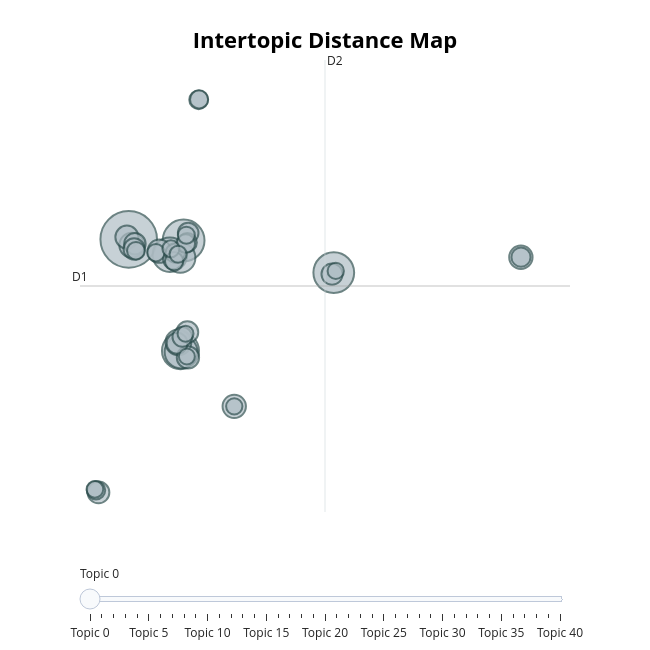

Source (notebook cell):
### Markdown cell above
### 8.3 Topic similarity map (intertopic distance)

### Code cell
topic_model.visualize_topics(custom_labels=True)

### Figure 1 — Plotly figure (JSON) as saved in the notebook; plotly's stock layout.template omitted (floating-point values rounded to 4 significant figures)
{"data": [{"customdata": [[0, "Block Threads", 264], [1, "Democrats Vote", 144], [2, "Medicare Oz", 137], [3, "Ukraine Russia", 113], [4, "Education Secretary", 98], [5, "Da La", 89], [6, "Trump Picks", 75], [7, "Mace Nancy", 55], [8, "News Number", 51], [9, "Musk Elon", 45], [10, "Aid Petty", 45], [11, "Sex Agencies", 45], [12, "Bluesky Follow", 44], [13, "Gaza Israel", 41], [14, "Bathroom Using", 39], [15, "Book Books", 39], [16, "Thread Entry", 38], [17, "Rfk Jr", 37], [18, "Maga Carefully", 37], [19, "Joe Mika", 36], [20, "Mental World", 35], [21, "Gaetz Matt", 34], [22, "Football Signed", 32], [23, "Appointees Candidates", 31], [24, "Nice Fascism", 30], [25, "Christmas Park", 30], [26, "Climate Fuel", 29], [27, "Democracy Dictator", 29], [28, "Trans Cis", 28], [29, "Biden Immunity", 28], [30, "Farmers Products", 27], [31, "Bible Religious", 26], [32, "Judges Justice", 25], [33, "Deportation Double", 24], [34, "Age Democracy", 24], [35, "Tv Reality", 24], [36, "Black White", 23], [37, "Dr Doctors", 22], [38, "Rocket Spacex", 22], [39, "Celebrity Missing", 21], [40, "Military Challenge", 21]], "hovertemplate": "<b>Topic %{customdata[0]}</b><br>%{customdata[1]}<br>Size: %{customdata[2]}", "legendgroup": "", "marker": {"color": "#B0BEC5", "line": {"color": "DarkSlateGrey", "width": 2}, "size": [264, 144, 137, 113, 98, 89, 75, 55, 51, 45, 45, 45, 44, 41, 39, 39, 38, 37, 37, 36, 35, 34, 32, 31, 30, 30, 29, 29, 28, 28, 27, 26, 25, 24, 24, 24, 23, 22, 22, 21, 21], "sizemode": "area", "sizeref": 0.165, "symbol": "circle"}, "mode": "markers", "name": "", "orientation": "v", "showlegend": false, "type": "scatter", "x": [-4.562, -0.7424, 9.709, -0.9601, -1.697, -0.9191, -0.9725, -1.106, -4.348, 2.782, 22.73, -2.431, -4.688, -0.4406, -6.667, -0.4802, -4.13, 9.588, -4.186, -1.196, -0.4238, -1.467, -0.8305, -1.326, -0.4841, 22.74, 0.3031, -0.5962, -6.841, -1.402, 0.3355, -4.06, -2.671, -1.626, -0.5511, -1.125, -6.915, 9.847, 2.783, -0.607, -0.5156], "xaxis": "x", "y": [9.831, 9.744, 7.165, 0.9033, 8.601, 0.8029, 8.357, 1.567, 9.368, -3.557, 8.4, 8.884, 10.01, 0.3667, -10.46, 2.387, 9.484, 7.044, 9.063, 1.498, 10.34, 8.255, 2.011, 8.738, 9.584, 8.405, 21.02, 9.495, -10.29, 8.07, 21.05, 8.915, 8.763, 9.074, 10.17, 8.641, -10.21, 7.303, -3.559, 2.267, 0.4385], "yaxis": "y"}], "layout": {"annotations": [{"showarrow": false, "text": "D1", "x": -7.953, "y": 6.091, "yshift": 10}, {"showarrow": false, "text": "D2", "x": 9.098, "xshift": 10, "y": 24.21}], "height": 650, "hoverlabel": {"bgcolor": "white", "font": {"family": "Rockwell", "size": 16}}, "legend": {"itemsizing": "constant", "tracegroupgap": 0}, "margin": {"t": 60}, "shapes": [{"line": {"color": "#CFD8DC", "width": 2}, "type": "line", "x0": 9.098, "x1": 9.098, "y0": -12.03, "y1": 24.21}, {"line": {"color": "#9E9E9E", "width": 2}, "type": "line", "x0": -7.953, "x1": 26.15, "y0": 6.091, "y1": 6.091}], "sliders": [{"active": 0, "pad": {"t": 50}, "steps": [{"args": [{"marker.color": [["red", "#B0BEC5", "#B0BEC5", "#B0BEC5", "#B0BEC5", "#B0BEC5", "#B0BEC5", "#B0BEC5", "#B0BEC5", "#B0BEC5", "#B0BEC5", "#B0BEC5", "#B0BEC5", "#B0BEC5", "#B0BEC5", "#B0BEC5", "#B0BEC5", "#B0BEC5", "#B0BEC5", "#B0BEC5", "#B0BEC5", "#B0BEC5", "#B0BEC5", "#B0BEC5", "#B0BEC5", "#B0BEC5", "#B0BEC5", "#B0BEC5", "#B0BEC5", "#B0BEC5", "#B0BEC5", "#B0BEC5", "#B0BEC5", "#B0BEC5", "#B0BEC5", "#B0BEC5", "#B0BEC5", "#B0BEC5", "#B0BEC5", "#B0BEC5", "#B0BEC5"]]}], "label": "Topic 0", "method": "update"}, {"args": [{"marker.color": [["#B0BEC5", "red", "#B0BEC5", "#B0BEC5", "#B0BEC5", "#B0BEC5", "#B0BEC5", "#B0BEC5", "#B0BEC5", "#B0BEC5", "#B0BEC5", "#B0BEC5", "#B0BEC5", "#B0BEC5", "#B0BEC5", "#B0BEC5", "#B0BEC5", "#B0BEC5", "#B0BEC5", "#B0BEC5", "#B0BEC5", "#B0BEC5", "#B0BEC5", "#B0BEC5", "#B0BEC5", "#B0BEC5", "#B0BEC5", "#B0BEC5", "#B0BEC5", "#B0BEC5", "#B0BEC5", "#B0BEC5", "#B0BEC5", "#B0BEC5", "#B0BEC5", "#B0BEC5", "#B0BEC5", "#B0BEC5", "#B0BEC5", "#B0BEC5", "#B0BEC5"]]}], "label": "Topic 1", "method": "update"}, {"args": [{"marker.color": [["#B0BEC5", "#B0BEC5", "red", "#B0BEC5", "#B0BEC5", "#B0BEC5", "#B0BEC5", "#B0BEC5", "#B0BEC5", "#B0BEC5", "#B0BEC5", "#B0BEC5", "#B0BEC5", "#B0BEC5", "#B0BEC5", "#B0BEC5", "#B0BEC5", "#B0BEC5", "#B0BEC5", "#B0BEC5", "#B0BEC5", "#B0BEC5", "#B0BEC5", "#B0BEC5", "#B0BEC5", "#B0BEC5", "#B0BEC5", "#B0BEC5", "#B0BEC5", "#B0BEC5", "#B0BEC5", "#B0BEC5", "#B0BEC5", "#B0BEC5", "#B0BEC5", "#B0BEC5", "#B0BEC5", "#B0BEC5", "#B0BEC5", "#B0BEC5", "#B0BEC5"]]}], "label": "Topic 2", "method": "update"}, {"args": [{"marker.color": [["#B0BEC5", "#B0BEC5", "#B0BEC5", "red", "#B0BEC5", "#B0BEC5", "#B0BEC5", "#B0BEC5", "#B0BEC5", "#B0BEC5", "#B0BEC5", "#B0BEC5", "#B0BEC5", "#B0BEC5", "#B0BEC5", "#B0BEC5", "#B0BEC5", "#B0BEC5", "#B0BEC5", "#B0BEC5", "#B0BEC5", "#B0BEC5", "#B0BEC5", "#B0BEC5", "#B0BEC5", "#B0BEC5", "#B0BEC5", "#B0BEC5", "#B0BEC5", "#B0BEC5", "#B0BEC5", "#B0BEC5", "#B0BEC5", "#B0BEC5", "#B0BEC5", "#B0BEC5", "#B0BEC5", "#B0BEC5", "#B0BEC5", "#B0BEC5", "#B0BEC5"]]}], "label": "Topic 3", "method": "update"}, {"args": [{"marker.color": [["#B0BEC5", "#B0BEC5", "#B0BEC5", "#B0BEC5", "red", "#B0BEC5", "#B0BEC5", "#B0BEC5", "#B0BEC5", "#B0BEC5", "#B0BEC5", "#B0BEC5", "#B0BEC5", "#B0BEC5", "#B0BEC5", "#B0BEC5", "#B0BEC5", "#B0BEC5", "#B0BEC5", "#B0BEC5", "#B0BEC5", "#B0BEC5", "#B0BEC5", "#B0BEC5", "#B0BEC5", "#B0BEC5", "#B0BEC5", "#B0BEC5", "#B0BEC5", "#B0BEC5", "#B0BEC5", "#B0BEC5", "#B0BEC5", "#B0BEC5", "#B0BEC5", "#B0BEC5", "#B0BEC5", "#B0BEC5", "#B0BEC5", "#B0BEC5", "#B0BEC5"]]}], "label": "Topic 4", "method": "update"}, {"args": [{"marker.color": [["#B0BEC5", "#B0BEC5", "#B0BEC5", "#B0BEC5", "#B0BEC5", "red", "#B0BEC5", "#B0BEC5", "#B0BEC5", "#B0BEC5", "#B0BEC5", "#B0BEC5", "#B0BEC5", "#B0BEC5", "#B0BEC5", "#B0BEC5", "#B0BEC5", "#B0BEC5", "#B0BEC5", "#B0BEC5", "#B0BEC5", "#B0BEC5", "#B0BEC5", "#B0BEC5", "#B0BEC5", "#B0BEC5", "#B0BEC5", "#B0BEC5", "#B0BEC5", "#B0BEC5", "#B0BEC5", "#B0BEC5", "#B0BEC5", "#B0BEC5", "#B0BEC5", "#B0BEC5", "#B0BEC5", "#B0BEC5", "#B0BEC5", "#B0BEC5", "#B0BEC5"]]}], "label": "Topic 5", "method": "update"}, {"args": [{"marker.color": [["#B0BEC5", "#B0BEC5", "#B0BEC5", "#B0BEC5", "#B0BEC5", "#B0BEC5", "red", "#B0BEC5", "#B0BEC5", "#B0BEC5", "#B0BEC5", "#B0BEC5", "#B0BEC5", "#B0BEC5", "#B0BEC5", "#B0BEC5", "#B0BEC5", "#B0BEC5", "#B0BEC5", "#B0BEC5", "#B0BEC5", "#B0BEC5", "#B0BEC5", "#B0BEC5", "#B0BEC5", "#B0BEC5", "#B0BEC5", "#B0BEC5", "#B0BEC5", "#B0BEC5", "#B0BEC5", "#B0BEC5", "#B0BEC5", "#B0BEC5", "#B0BEC5", "#B0BEC5", "#B0BEC5", "#B0BEC5", "#B0BEC5", "#B0BEC5", "#B0BEC5"]]}], "label": "Topic 6", "method": "update"}, {"args": [{"marker.color": [["#B0BEC5", "#B0BEC5", "#B0BEC5", "#B0BEC5", "#B0BEC5", "#B0BEC5", "#B0BEC5", "red", "#B0BEC5", "#B0BEC5", "#B0BEC5", "#B0BEC5", "#B0BEC5", "#B0BEC5", "#B0BEC5", "#B0BEC5", "#B0BEC5", "#B0BEC5", "#B0BEC5", "#B0BEC5", "#B0BEC5", "#B0BEC5", "#B0BEC5", "#B0BEC5", "#B0BEC5", "#B0BEC5", "#B0BEC5", "#B0BEC5", "#B0BEC5", "#B0BEC5", "#B0BEC5", "#B0BEC5", "#B0BEC5", "#B0BEC5", "#B0BEC5", "#B0BEC5", "#B0BEC5", "#B0BEC5", "#B0BEC5", "#B0BEC5", "#B0BEC5"]]}], "label": "Topic 7", "method": "update"}, {"args": [{"marker.color": [["#B0BEC5", "#B0BEC5", "#B0BEC5", "#B0BEC5", "#B0BEC5", "#B0BEC5", "#B0BEC5", "#B0BEC5", "red", "#B0BEC5", "#B0BEC5", "#B0BEC5", "#B0BEC5", "#B0BEC5", "#B0BEC5", "#B0BEC5", "#B0BEC5", "#B0BEC5", "#B0BEC5", "#B0BEC5", "#B0BEC5", "#B0BEC5", "#B0BEC5", "#B0BEC5", "#B0BEC5", "#B0BEC5", "#B0BEC5", "#B0BEC5", "#B0BEC5", "#B0BEC5", "#B0BEC5", "#B0BEC5", "#B0BEC5", "#B0BEC5", "#B0BEC5", "#B0BEC5", "#B0BEC5", "#B0BEC5", "#B0BEC5", "#B0BEC5", "#B0BEC5"]]}], "label": "Topic 8", "method": "update"}, {"args": [{"marker.color": [["#B0BEC5", "#B0BEC5", "#B0BEC5", "#B0BEC5", "#B0BEC5", "#B0BEC5", "#B0BEC5", "#B0BEC5", "#B0BEC5", "red", "#B0BEC5", "#B0BEC5", "#B0BEC5", "#B0BEC5", "#B0BEC5", "#B0BEC5", "#B0BEC5", "#B0BEC5", "#B0BEC5", "#B0BEC5", "#B0BEC5", "#B0BEC5", "#B0BEC5", "#B0BEC5", "#B0BEC5", "#B0BEC5", "#B0BEC5", "#B0BEC5", "#B0BEC5", "#B0BEC5", "#B0BEC5", "#B0BEC5", "#B0BEC5", "#B0BEC5", "#B0BEC5", "#B0BEC5", "#B0BEC5", "#B0BEC5", "#B0BEC5", "#B0BEC5", "#B0BEC5"]]}], "label": "Topic 9", "method": "update"}, {"args": [{"marker.color": [["#B0BEC5", "#B0BEC5", "#B0BEC5", "#B0BEC5", "#B0BEC5", "#B0BEC5", "#B0BEC5", "#B0BEC5", "#B0BEC5", "#B0BEC5", "red", "#B0BEC5", "#B0BEC5", "#B0BEC5", "#B0BEC5", "#B0BEC5", "#B0BEC5", "#B0BEC5", "#B0BEC5", "#B0BEC5", "#B0BEC5", "#B0BEC5", "#B0BEC5", "#B0BEC5", "#B0BEC5", "#B0BEC5", "#B0BEC5", "#B0BEC5", "#B0BEC5", "#B0BEC5", "#B0BEC5", "#B0BEC5", "#B0BEC5", "#B0BEC5", "#B0BEC5", "#B0BEC5", "#B0BEC5", "#B0BEC5", "#B0BEC5", "#B0BEC5", "#B0BEC5"]]}], "label": "Topic 10", "method": "update"}, {"args": [{"marker.color": [["#B0BEC5", "#B0BEC5", "#B0BEC5", "#B0BEC5", "#B0BEC5", "#B0BEC5", "#B0BEC5", "#B0BEC5", "#B0BEC5", "#B0BEC5", "#B0BEC5", "red", "#B0BEC5", "#B0BEC5", "#B0BEC5", "#B0BEC5", "#B0BEC5", "#B0BEC5", "#B0BEC5", "#B0BEC5", "#B0BEC5", "#B0BEC5", "#B0BEC5", "#B0BEC5", "#B0BEC5", "#B0BEC5", "#B0BEC5", "#B0BEC5", "#B0BEC5", "#B0BEC5", "#B0BEC5", "#B0BEC5", "#B0BEC5", "#B0BEC5", "#B0BEC5", "#B0BEC5", "#B0BEC5", "#B0BEC5", "#B0BEC5", "#B0BEC5", "#B0BEC5"]]}], "label": "Topic 11", "method": "update"}, {"args": [{"marker.color": [["#B0BEC5", "#B0BEC5", "#B0BEC5", "#B0BEC5", "#B0BEC5", "#B0BEC5", "#B0BEC5", "#B0BEC5", "#B0BEC5", "#B0BEC5", "#B0BEC5", "#B0BEC5", "red", "#B0BEC5", "#B0BEC5", "#B0BEC5", "#B0BEC5", "#B0BEC5", "#B0BEC5", "#B0BEC5", "#B0BEC5", "#B0BEC5", "#B0BEC5", "#B0BEC5", "#B0BEC5", "#B0BEC5", "#B0BEC5", "#B0BEC5", "#B0BEC5", "#B0BEC5", "#B0BEC5", "#B0BEC5", "#B0BEC5", "#B0BEC5", "#B0BEC5", "#B0BEC5", "#B0BEC5", "#B0BEC5", "#B0BEC5", "#B0BEC5", "#B0BEC5"]]}], "label": "Topic 12", "method": "update"}, {"args": [{"marker.color": [["#B0BEC5", "#B0BEC5", "#B0BEC5", "#B0BEC5", "#B0BEC5", "#B0BEC5", "#B0BEC5", "#B0BEC5", "#B0BEC5", "#B0BEC5", "#B0BEC5", "#B0BEC5", "#B0BEC5", "red", "#B0BEC5", "#B0BEC5", "#B0BEC5", "#B0BEC5", "#B0BEC5", "#B0BEC5", "#B0BEC5", "#B0BEC5", "#B0BEC5", "#B0BEC5", "#B0BEC5", "#B0BEC5", "#B0BEC5", "#B0BEC5", "#B0BEC5", "#B0BEC5", "#B0BEC5", "#B0BEC5", "#B0BEC5", "#B0BEC5", "#B0BEC5", "#B0BEC5", "#B0BEC5", "#B0BEC5", "#B0BEC5", "#B0BEC5", "#B0BEC5"]]}], "label": "Topic 13", "method": "update"}, {"args": [{"marker.color": [["#B0BEC5", "#B0BEC5", "#B0BEC5", "#B0BEC5", "#B0BEC5", "#B0BEC5", "#B0BEC5", "#B0BEC5", "#B0BEC5", "#B0BEC5", "#B0BEC5", "#B0BEC5", "#B0BEC5", "#B0BEC5", "red", "#B0BEC5", "#B0BEC5", "#B0BEC5", "#B0BEC5", "#B0BEC5", "#B0BEC5", "#B0BEC5", "#B0BEC5", "#B0BEC5", "#B0BEC5", "#B0BEC5", "#B0BEC5", "#B0BEC5", "#B0BEC5", "#B0BEC5", "#B0BEC5", "#B0BEC5", "#B0BEC5", "#B0BEC5", "#B0BEC5", "#B0BEC5", "#B0BEC5", "#B0BEC5", "#B0BEC5", "#B0BEC5", "#B0BEC5"]]}], "label": "Topic 14", "method": "update"}, {"args": [{"marker.color": [["#B0BEC5", "#B0BEC5", "#B0BEC5", "#B0BEC5", "#B0BEC5", "#B0BEC5", "#B0BEC5", "#B0BEC5", "#B0BEC5", "#B0BEC5", "#B0BEC5", "#B0BEC5", "#B0BEC5", "#B0BEC5", "#B0BEC5", "red", "#B0BEC5", "#B0BEC5", "#B0BEC5", "#B0BEC5", "#B0BEC5", "#B0BEC5", "#B0BEC5", "#B0BEC5", "#B0BEC5", "#B0BEC5", "#B0BEC5", "#B0BEC5", "#B0BEC5", "#B0BEC5", "#B0BEC5", "#B0BEC5", "#B0BEC5", "#B0BEC5", "#B0BEC5", "#B0BEC5", "#B0BEC5", "#B0BEC5", "#B0BEC5", "#B0BEC5", "#B0BEC5"]]}], "label": "Topic 15", "method": "update"}, {"args": [{"marker.color": [["#B0BEC5", "#B0BEC5", "#B0BEC5", "#B0BEC5", "#B0BEC5", "#B0BEC5", "#B0BEC5", "#B0BEC5", "#B0BEC5", "#B0BEC5", "#B0BEC5", "#B0BEC5", "#B0BEC5", "#B0BEC5", "#B0BEC5", "#B0BEC5", "red", "#B0BEC5", "#B0BEC5", "#B0BEC5", "#B0BEC5", "#B0BEC5", "#B0BEC5", "#B0BEC5", "#B0BEC5", "#B0BEC5", "#B0BEC5", "#B0BEC5", "#B0BEC5", "#B0BEC5", "#B0BEC5", "#B0BEC5", "#B0BEC5", "#B0BEC5", "#B0BEC5", "#B0BEC5", "#B0BEC5", "#B0BEC5", "#B0BEC5", "#B0BEC5", "#B0BEC5"]]}], "label": "Topic 16", "method": "update"}, {"args": [{"marker.color": [["#B0BEC5", "#B0BEC5", "#B0BEC5", "#B0BEC5", "#B0BEC5", "#B0BEC5", "#B0BEC5", "#B0BEC5", "#B0BEC5", "#B0BEC5", "#B0BEC5", "#B0BEC5", "#B0BEC5", "#B0BEC5", "#B0BEC5", "#B0BEC5", "#B0BEC5", "red", "#B0BEC5", "#B0BEC5", "#B0BEC5", "#B0BEC5", "#B0BEC5", "#B0BEC5", "#B0BEC5", "#B0BEC5", "#B0BEC5", "#B0BEC5", "#B0BEC5", "#B0BEC5", "#B0BEC5", "#B0BEC5", "#B0BEC5", "#B0BEC5", "#B0BEC5", "#B0BEC5", "#B0BEC5", "#B0BEC5", "#B0BEC5", "#B0BEC5", "#B0BEC5"]]}], "label": "Topic 17", "method": "update"}, {"args": [{"marker.color": [["#B0BEC5", "#B0BEC5", "#B0BEC5", "#B0BEC5", "#B0BEC5", "#B0BEC5", "#B0BEC5", "#B0BEC5", "#B0BEC5", "#B0BEC5", "#B0BEC5", "#B0BEC5", "#B0BEC5", "#B0BEC5", "#B0BEC5", "#B0BEC5", "#B0BEC5", "#B0BEC5", "red", "#B0BEC5", "#B0BEC5", "#B0BEC5", "#B0BEC5", "#B0BEC5", "#B0BEC5", "#B0BEC5", "#B0BEC5", "#B0BEC5", "#B0BEC5", "#B0BEC5", "#B0BEC5", "#B0BEC5", "#B0BEC5", "#B0BEC5", "#B0BEC5", "#B0BEC5", "#B0BEC5", "#B0BEC5", "#B0BEC5", "#B0BEC5", "#B0BEC5"]]}], "label": "Topic 18", "method": "update"}, {"args": [{"marker.color": [["#B0BEC5", "#B0BEC5", "#B0BEC5", "#B0BEC5", "#B0BEC5", "#B0BEC5", "#B0BEC5", "#B0BEC5", "#B0BEC5", "#B0BEC5", "#B0BEC5", "#B0BEC5", "#B0BEC5", "#B0BEC5", "#B0BEC5", "#B0BEC5", "#B0BEC5", "#B0BEC5", "#B0BEC5", "red", "#B0BEC5", "#B0BEC5", "#B0BEC5", "#B0BEC5", "#B0BEC5", "#B0BEC5", "#B0BEC5", "#B0BEC5", "#B0BEC5", "#B0BEC5", "#B0BEC5", "#B0BEC5", "#B0BEC5", "#B0BEC5", "#B0BEC5", "#B0BEC5", "#B0BEC5", "#B0BEC5", "#B0BEC5", "#B0BEC5", "#B0BEC5"]]}], "label": "Topic 19", "method": "update"}, {"args": [{"marker.color": [["#B0BEC5", "#B0BEC5", "#B0BEC5", "#B0BEC5", "#B0BEC5", "#B0BEC5", "#B0BEC5", "#B0BEC5", "#B0BEC5", "#B0BEC5", "#B0BEC5", "#B0BEC5", "#B0BEC5", "#B0BEC5", "#B0BEC5", "#B0BEC5", "#B0BEC5", "#B0BEC5", "#B0BEC5", "#B0BEC5", "red", "#B0BEC5", "#B0BEC5", "#B0BEC5", "#B0BEC5", "#B0BEC5", "#B0BEC5", "#B0BEC5", "#B0BEC5", "#B0BEC5", "#B0BEC5", "#B0BEC5", "#B0BEC5", "#B0BEC5", "#B0BEC5", "#B0BEC5", "#B0BEC5", "#B0BEC5", "#B0BEC5", "#B0BEC5", "#B0BEC5"]]}], "label": "Topic 20", "method": "update"}, {"args": [{"marker.color": [["#B0BEC5", "#B0BEC5", "#B0BEC5", "#B0BEC5", "#B0BEC5", "#B0BEC5", "#B0BEC5", "#B0BEC5", "#B0BEC5", "#B0BEC5", "#B0BEC5", "#B0BEC5", "#B0BEC5", "#B0BEC5", "#B0BEC5", "#B0BEC5", "#B0BEC5", "#B0BEC5", "#B0BEC5", "#B0BEC5", "#B0BEC5", "red", "#B0BEC5", "#B0BEC5", "#B0BEC5", "#B0BEC5", "#B0BEC5", "#B0BEC5", "#B0BEC5", "#B0BEC5", "#B0BEC5", "#B0BEC5", "#B0BEC5", "#B0BEC5", "#B0BEC5", "#B0BEC5", "#B0BEC5", "#B0BEC5", "#B0BEC5", "#B0BEC5", "#B0BEC5"]]}], "label": "Topic 21", "method": "update"}, {"args": [{"marker.color": [["#B0BEC5", "#B0BEC5", "#B0BEC5", "#B0BEC5", "#B0BEC5", "#B0BEC5", "#B0BEC5", "#B0BEC5", "#B0BEC5", "#B0BEC5", "#B0BEC5", "#B0BEC5", "#B0BEC5", "#B0BEC5", "#B0BEC5", "#B0BEC5", "#B0BEC5", "#B0BEC5", "#B0BEC5", "#B0BEC5", "#B0BEC5", "#B0BEC5", "red", "#B0BEC5", "#B0BEC5", "#B0BEC5", "#B0BEC5", "#B0BEC5", "#B0BEC5", "#B0BEC5", "#B0BEC5", "#B0BEC5", "#B0BEC5", "#B0BEC5", "#B0BEC5", "#B0BEC5", "#B0BEC5", "#B0BEC5", "#B0BEC5", "#B0BEC5", "#B0BEC5"]]}], "label": "Topic 22", "method": "update"}, {"args": [{"marker.color": [["#B0BEC5", "#B0BEC5", "#B0BEC5", "#B0BEC5", "#B0BEC5", "#B0BEC5", "#B0BEC5", "#B0BEC5", "#B0BEC5", "#B0BEC5", "#B0BEC5", "#B0BEC5", "#B0BEC5", "#B0BEC5", "#B0BEC5", "#B0BEC5", "#B0BEC5", "#B0BEC5", "#B0BEC5", "#B0BEC5", "#B0BEC5", "#B0BEC5", "#B0BEC5", "red", "#B0BEC5", "#B0BEC5", "#B0BEC5", "#B0BEC5", "#B0BEC5", "#B0BEC5", "#B0BEC5", "#B0BEC5", "#B0BEC5", "#B0BEC5", "#B0BEC5", "#B0BEC5", "#B0BEC5", "#B0BEC5", "#B0BEC5", "#B0BEC5", "#B0BEC5"]]}], "label": "Topic 23", "method": "update"}, {"args": [{"marker.color": [["#B0BEC5", "#B0BEC5", "#B0BEC5", "#B0BEC5", "#B0BEC5", "#B0BEC5", "#B0BEC5", "#B0BEC5", "#B0BEC5", "#B0BEC5", "#B0BEC5", "#B0BEC5", "#B0BEC5", "#B0BEC5", "#B0BEC5", "#B0BEC5", "#B0BEC5", "#B0BEC5", "#B0BEC5", "#B0BEC5", "#B0BEC5", "#B0BEC5", "#B0BEC5", "#B0BEC5", "red", "#B0BEC5", "#B0BEC5", "#B0BEC5", "#B0BEC5", "#B0BEC5", "#B0BEC5", "#B0BEC5", "#B0BEC5", "#B0BEC5", "#B0BEC5", "#B0BEC5", "#B0BEC5", "#B0BEC5", "#B0BEC5", "#B0BEC5", "#B0BEC5"]]}], "label": "Topic 24", "method": "update"}, {"args": [{"marker.color": [["#B0BEC5", "#B0BEC5", "#B0BEC5", "#B0BEC5", "#B0BEC5", "#B0BEC5", "#B0BEC5", "#B0BEC5", "#B0BEC5", "#B0BEC5", "#B0BEC5", "#B0BEC5", "#B0BEC5", "#B0BEC5", "#B0BEC5", "#B0BEC5", "#B0BEC5", "#B0BEC5", "#B0BEC5", "#B0BEC5", "#B0BEC5", "#B0BEC5", "#B0BEC5", "#B0BEC5", "#B0BEC5", "red", "#B0BEC5", "#B0BEC5", "#B0BEC5", "#B0BEC5", "#B0BEC5", "#B0BEC5", "#B0BEC5", "#B0BEC5", "#B0BEC5", "#B0BEC5", "#B0BEC5", "#B0BEC5", "#B0BEC5", "#B0BEC5", "#B0BEC5"]]}], "label": "Topic 25", "method": "update"}, {"args": [{"marker.color": [["#B0BEC5", "#B0BEC5", "#B0BEC5", "#B0BEC5", "#B0BEC5", "#B0BEC5", "#B0BEC5", "#B0BEC5", "#B0BEC5", "#B0BEC5", "#B0BEC5", "#B0BEC5", "#B0BEC5", "#B0BEC5", "#B0BEC5", "#B0BEC5", "#B0BEC5", "#B0BEC5", "#B0BEC5", "#B0BEC5", "#B0BEC5", "#B0BEC5", "#B0BEC5", "#B0BEC5", "#B0BEC5", "#B0BEC5", "red", "#B0BEC5", "#B0BEC5", "#B0BEC5", "#B0BEC5", "#B0BEC5", "#B0BEC5", "#B0BEC5", "#B0BEC5", "#B0BEC5", "#B0BEC5", "#B0BEC5", "#B0BEC5", "#B0BEC5", "#B0BEC5"]]}], "label": "Topic 26", "method": "update"}, {"args": [{"marker.color": [["#B0BEC5", "#B0BEC5", "#B0BEC5", "#B0BEC5", "#B0BEC5", "#B0BEC5", "#B0BEC5", "#B0BEC5", "#B0BEC5", "#B0BEC5", "#B0BEC5", "#B0BEC5", "#B0BEC5", "#B0BEC5", "#B0BEC5", "#B0BEC5", "#B0BEC5", "#B0BEC5", "#B0BEC5", "#B0BEC5", "#B0BEC5", "#B0BEC5", "#B0BEC5", "#B0BEC5", "#B0BEC5", "#B0BEC5", "#B0BEC5", "red", "#B0BEC5", "#B0BEC5", "#B0BEC5", "#B0BEC5", "#B0BEC5", "#B0BEC5", "#B0BEC5", "#B0BEC5", "#B0BEC5", "#B0BEC5", "#B0BEC5", "#B0BEC5", "#B0BEC5"]]}], "label": "Topic 27", "method": "update"}, {"args": [{"marker.color": [["#B0BEC5", "#B0BEC5", "#B0BEC5", "#B0BEC5", "#B0BEC5", "#B0BEC5", "#B0BEC5", "#B0BEC5", "#B0BEC5", "#B0BEC5", "#B0BEC5", "#B0BEC5", "#B0BEC5", "#B0BEC5", "#B0BEC5", "#B0BEC5", "#B0BEC5", "#B0BEC5", "#B0BEC5", "#B0BEC5", "#B0BEC5", "#B0BEC5", "#B0BEC5", "#B0BEC5", "#B0BEC5", "#B0BEC5", "#B0BEC5", "#B0BEC5", "red", "#B0BEC5", "#B0BEC5", "#B0BEC5", "#B0BEC5", "#B0BEC5", "#B0BEC5", "#B0BEC5", "#B0BEC5", "#B0BEC5", "#B0BEC5", "#B0BEC5", "#B0BEC5"]]}], "label": "Topic 28", "method": "update"}, {"args": [{"marker.color": [["#B0BEC5", "#B0BEC5", "#B0BEC5", "#B0BEC5", "#B0BEC5", "#B0BEC5", "#B0BEC5", "#B0BEC5", "#B0BEC5", "#B0BEC5", "#B0BEC5", "#B0BEC5", "#B0BEC5", "#B0BEC5", "#B0BEC5", "#B0BEC5", "#B0BEC5", "#B0BEC5", "#B0BEC5", "#B0BEC5", "#B0BEC5", "#B0BEC5", "#B0BEC5", "#B0BEC5", "#B0BEC5", "#B0BEC5", "#B0BEC5", "#B0BEC5", "#B0BEC5", "red", "#B0BEC5", "#B0BEC5", "#B0BEC5", "#B0BEC5", "#B0BEC5", "#B0BEC5", "#B0BEC5", "#B0BEC5", "#B0BEC5", "#B0BEC5", "#B0BEC5"]]}], "label": "Topic 29", "method": "update"}, {"args": [{"marker.color": [["#B0BEC5", "#B0BEC5", "#B0BEC5", "#B0BEC5", "#B0BEC5", "#B0BEC5", "#B0BEC5", "#B0BEC5", "#B0BEC5", "#B0BEC5", "#B0BEC5", "#B0BEC5", "#B0BEC5", "#B0BEC5", "#B0BEC5", "#B0BEC5", "#B0BEC5", "#B0BEC5", "#B0BEC5", "#B0BEC5", "#B0BEC5", "#B0BEC5", "#B0BEC5", "#B0BEC5", "#B0BEC5", "#B0BEC5", "#B0BEC5", "#B0BEC5", "#B0BEC5", "#B0BEC5", "red", "#B0BEC5", "#B0BEC5", "#B0BEC5", "#B0BEC5", "#B0BEC5", "#B0BEC5", "#B0BEC5", "#B0BEC5", "#B0BEC5", "#B0BEC5"]]}], "label": "Topic 30", "method": "update"}, {"args": [{"marker.color": [["#B0BEC5", "#B0BEC5", "#B0BEC5", "#B0BEC5", "#B0BEC5", "#B0BEC5", "#B0BEC5", "#B0BEC5", "#B0BEC5", "#B0BEC5", "#B0BEC5", "#B0BEC5", "#B0BEC5", "#B0BEC5", "#B0BEC5", "#B0BEC5", "#B0BEC5", "#B0BEC5", "#B0BEC5", "#B0BEC5", "#B0BEC5", "#B0BEC5", "#B0BEC5", "#B0BEC5", "#B0BEC5", "#B0BEC5", "#B0BEC5", "#B0BEC5", "#B0BEC5", "#B0BEC5", "#B0BEC5", "red", "#B0BEC5", "#B0BEC5", "#B0BEC5", "#B0BEC5", "#B0BEC5", "#B0BEC5", "#B0BEC5", "#B0BEC5", "#B0BEC5"]]}], "label": "Topic 31", "method": "update"}, {"args": [{"marker.color": [["#B0BEC5", "#B0BEC5", "#B0BEC5", "#B0BEC5", "#B0BEC5", "#B0BEC5", "#B0BEC5", "#B0BEC5", "#B0BEC5", "#B0BEC5", "#B0BEC5", "#B0BEC5", "#B0BEC5", "#B0BEC5", "#B0BEC5", "#B0BEC5", "#B0BEC5", "#B0BEC5", "#B0BEC5", "#B0BEC5", "#B0BEC5", "#B0BEC5", "#B0BEC5", "#B0BEC5", "#B0BEC5", "#B0BEC5", "#B0BEC5", "#B0BEC5", "#B0BEC5", "#B0BEC5", "#B0BEC5", "#B0BEC5", "red", "#B0BEC5", "#B0BEC5", "#B0BEC5", "#B0BEC5", "#B0BEC5", "#B0BEC5", "#B0BEC5", "#B0BEC5"]]}], "label": "Topic 32", "method": "update"}, {"args": [{"marker.color": [["#B0BEC5", "#B0BEC5", "#B0BEC5", "#B0BEC5", "#B0BEC5", "#B0BEC5", "#B0BEC5", "#B0BEC5", "#B0BEC5", "#B0BEC5", "#B0BEC5", "#B0BEC5", "#B0BEC5", "#B0BEC5", "#B0BEC5", "#B0BEC5", "#B0BEC5", "#B0BEC5", "#B0BEC5", "#B0BEC5", "#B0BEC5", "#B0BEC5", "#B0BEC5", "#B0BEC5", "#B0BEC5", "#B0BEC5", "#B0BEC5", "#B0BEC5", "#B0BEC5", "#B0BEC5", "#B0BEC5", "#B0BEC5", "#B0BEC5", "red", "#B0BEC5", "#B0BEC5", "#B0BEC5", "#B0BEC5", "#B0BEC5", "#B0BEC5", "#B0BEC5"]]}], "label": "Topic 33", "method": "update"}, {"args": [{"marker.color": [["#B0BEC5", "#B0BEC5", "#B0BEC5", "#B0BEC5", "#B0BEC5", "#B0BEC5", "#B0BEC5", "#B0BEC5", "#B0BEC5", "#B0BEC5", "#B0BEC5", "#B0BEC5", "#B0BEC5", "#B0BEC5", "#B0BEC5", "#B0BEC5", "#B0BEC5", "#B0BEC5", "#B0BEC5", "#B0BEC5", "#B0BEC5", "#B0BEC5", "#B0BEC5", "#B0BEC5", "#B0BEC5", "#B0BEC5", "#B0BEC5", "#B0BEC5", "#B0BEC5", "#B0BEC5", "#B0BEC5", "#B0BEC5", "#B0BEC5", "#B0BEC5", "red", "#B0BEC5", "#B0BEC5", "#B0BEC5", "#B0BEC5", "#B0BEC5", "#B0BEC5"]]}], "label": "Topic 34", "method": "update"}, {"args": [{"marker.color": [["#B0BEC5", "#B0BEC5", "#B0BEC5", "#B0BEC5", "#B0BEC5", "#B0BEC5", "#B0BEC5", "#B0BEC5", "#B0BEC5", "#B0BEC5", "#B0BEC5", "#B0BEC5", "#B0BEC5", "#B0BEC5", "#B0BEC5", "#B0BEC5", "#B0BEC5", "#B0BEC5", "#B0BEC5", "#B0BEC5", "#B0BEC5", "#B0BEC5", "#B0BEC5", "#B0BEC5", "#B0BEC5", "#B0BEC5", "#B0BEC5", "#B0BEC5", "#B0BEC5", "#B0BEC5", "#B0BEC5", "#B0BEC5", "#B0BEC5", "#B0BEC5", "#B0BEC5", "red", "#B0BEC5", "#B0BEC5", "#B0BEC5", "#B0BEC5", "#B0BEC5"]]}], "label": "Topic 35", "method": "update"}, {"args": [{"marker.color": [["#B0BEC5", "#B0BEC5", "#B0BEC5", "#B0BEC5", "#B0BEC5", "#B0BEC5", "#B0BEC5", "#B0BEC5", "#B0BEC5", "#B0BEC5", "#B0BEC5", "#B0BEC5", "#B0BEC5", "#B0BEC5", "#B0BEC5", "#B0BEC5", "#B0BEC5", "#B0BEC5", "#B0BEC5", "#B0BEC5", "#B0BEC5", "#B0BEC5", "#B0BEC5", "#B0BEC5", "#B0BEC5", "#B0BEC5", "#B0BEC5", "#B0BEC5", "#B0BEC5", "#B0BEC5", "#B0BEC5", "#B0BEC5", "#B0BEC5", "#B0BEC5", "#B0BEC5", "#B0BEC5", "red", "#B0BEC5", "#B0BEC5", "#B0BEC5", "#B0BEC5"]]}], "label": "Topic 36", "method": "update"}, {"args": [{"marker.color": [["#B0BEC5", "#B0BEC5", "#B0BEC5", "#B0BEC5", "#B0BEC5", "#B0BEC5", "#B0BEC5", "#B0BEC5", "#B0BEC5", "#B0BEC5", "#B0BEC5", "#B0BEC5", "#B0BEC5", "#B0BEC5", "#B0BEC5", "#B0BEC5", "#B0BEC5", "#B0BEC5", "#B0BEC5", "#B0BEC5", "#B0BEC5", "#B0BEC5", "#B0BEC5", "#B0BEC5", "#B0BEC5", "#B0BEC5", "#B0BEC5", "#B0BEC5", "#B0BEC5", "#B0BEC5", "#B0BEC5", "#B0BEC5", "#B0BEC5", "#B0BEC5", "#B0BEC5", "#B0BEC5", "#B0BEC5", "red", "#B0BEC5", "#B0BEC5", "#B0BEC5"]]}], "label": "Topic 37", "method": "update"}, {"args": [{"marker.color": [["#B0BEC5", "#B0BEC5", "#B0BEC5", "#B0BEC5", "#B0BEC5", "#B0BEC5", "#B0BEC5", "#B0BEC5", "#B0BEC5", "#B0BEC5", "#B0BEC5", "#B0BEC5", "#B0BEC5", "#B0BEC5", "#B0BEC5", "#B0BEC5", "#B0BEC5", "#B0BEC5", "#B0BEC5", "#B0BEC5", "#B0BEC5", "#B0BEC5", "#B0BEC5", "#B0BEC5", "#B0BEC5", "#B0BEC5", "#B0BEC5", "#B0BEC5", "#B0BEC5", "#B0BEC5", "#B0BEC5", "#B0BEC5", "#B0BEC5", "#B0BEC5", "#B0BEC5", "#B0BEC5", "#B0BEC5", "#B0BEC5", "red", "#B0BEC5", "#B0BEC5"]]}], "label": "Topic 38", "method": "update"}, {"args": [{"marker.color": [["#B0BEC5", "#B0BEC5", "#B0BEC5", "#B0BEC5", "#B0BEC5", "#B0BEC5", "#B0BEC5", "#B0BEC5", "#B0BEC5", "#B0BEC5", "#B0BEC5", "#B0BEC5", "#B0BEC5", "#B0BEC5", "#B0BEC5", "#B0BEC5", "#B0BEC5", "#B0BEC5", "#B0BEC5", "#B0BEC5", "#B0BEC5", "#B0BEC5", "#B0BEC5", "#B0BEC5", "#B0BEC5", "#B0BEC5", "#B0BEC5", "#B0BEC5", "#B0BEC5", "#B0BEC5", "#B0BEC5", "#B0BEC5", "#B0BEC5", "#B0BEC5", "#B0BEC5", "#B0BEC5", "#B0BEC5", "#B0BEC5", "#B0BEC5", "red", "#B0BEC5"]]}], "label": "Topic 39", "method": "update"}, {"args": [{"marker.color": [["#B0BEC5", "#B0BEC5", "#B0BEC5", "#B0BEC5", "#B0BEC5", "#B0BEC5", "#B0BEC5", "#B0BEC5", "#B0BEC5", "#B0BEC5", "#B0BEC5", "#B0BEC5", "#B0BEC5", "#B0BEC5", "#B0BEC5", "#B0BEC5", "#B0BEC5", "#B0BEC5", "#B0BEC5", "#B0BEC5", "#B0BEC5", "#B0BEC5", "#B0BEC5", "#B0BEC5", "#B0BEC5", "#B0BEC5", "#B0BEC5", "#B0BEC5", "#B0BEC5", "#B0BEC5", "#B0BEC5", "#B0BEC5", "#B0BEC5", "#B0BEC5", "#B0BEC5", "#B0BEC5", "#B0BEC5", "#B0BEC5", "#B0BEC5", "#B0BEC5", "red"]]}], "label": "Topic 40", "method": "update"}]}], "title": {"font": {"color": "Black", "size": 22}, "text": "<b>Intertopic Distance Map</b>", "x": 0.5, "xanchor": "center", "y": 0.95, "yanchor": "top"}, "width": 650, "xaxis": {"anchor": "y", "domain": [0, 1], "range": [-7.953, 26.15], "title": {"text": ""}, "visible": false}, "yaxis": {"anchor": "x", "domain": [0, 1], "range": [-12.03, 24.21], "title": {"text": ""}, "visible": false}}}
